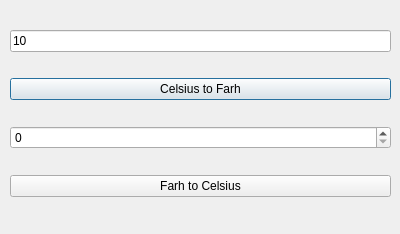
<?xml version="1.0" encoding="UTF-8"?>
<ui version="4.0">
 <class>Dialog</class>
 <widget class="QDialog" name="Dialog">
  <property name="geometry">
   <rect>
    <x>0</x>
    <y>0</y>
    <width>400</width>
    <height>234</height>
   </rect>
  </property>
  <property name="windowTitle">
   <string>Dialog</string>
  </property>
  <widget class="QWidget" name="verticalLayoutWidget">
   <property name="geometry">
    <rect>
     <x>10</x>
     <y>10</y>
     <width>381</width>
     <height>211</height>
    </rect>
   </property>
   <layout class="QVBoxLayout" name="verticalLayout">
    <item>
     <widget class="QLineEdit" name="editCel">
      <property name="text">
       <string>10</string>
      </property>
     </widget>
    </item>
    <item>
     <widget class="QPushButton" name="btn_CtoF">
      <property name="enabled">
       <bool>true</bool>
      </property>
      <property name="text">
       <string>Celsius to Farh</string>
      </property>
     </widget>
    </item>
    <item>
     <widget class="QSpinBox" name="spinFahr"/>
    </item>
    <item>
     <widget class="QPushButton" name="btn_FtoC">
      <property name="enabled">
       <bool>true</bool>
      </property>
      <property name="text">
       <string>Farh to Celsius</string>
      </property>
     </widget>
    </item>
   </layout>
  </widget>
 </widget>
 <tabstops>
  <tabstop>btn_CtoF</tabstop>
  <tabstop>btn_FtoC</tabstop>
 </tabstops>
 <resources/>
 <connections/>
</ui>
